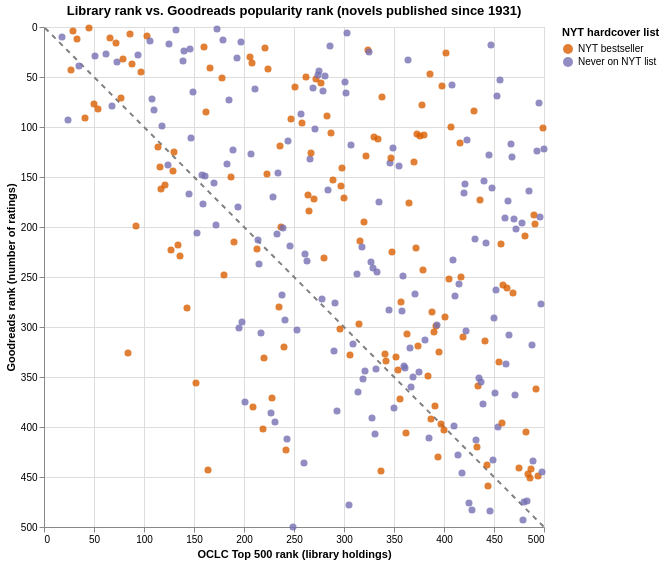

The notebook cell this image was saved under:
### Markdown cell above
### Chart 3: Do libraries and Goodreads readers agree on which novels matter?

Each dot is a novel. The x-axis is its position on OCLC's Top 500 list (1 = held by the most libraries). The y-axis is its rank within the 500 by **number of Goodreads ratings** (1 = most-rated). Both axes count downward from 1, so "more important" is toward the top-left.

- Dots **on the dashed diagonal** are ranked the same by libraries and by Goodreads.
- Dots **above** the line are *more* popular on Goodreads than in libraries.
- Dots **below** the line are *less* popular on Goodreads than their library rank suggests.

Click a group in the legend to highlight it, and hover over a dot to see the novel.

### Code cell
highlight = alt.selection_point(fields=["nyt_status"], bind="legend")

points = (
    alt.Chart(chart_df)
    .mark_circle(size=50)
    .encode(
        x=alt.X("top_500_rank:Q", title="OCLC Top 500 rank (library holdings)", scale=alt.Scale(domain=[0, 500])),
        y=alt.Y("gr_num_ratings_rank:Q", title="Goodreads rank (number of ratings)", scale=alt.Scale(domain=[0, 500], reverse=True)),
        color=status_color,
        opacity=alt.condition(highlight, alt.value(0.8), alt.value(0.1)),
        tooltip=[
            alt.Tooltip("title:N", title="Title"),
            alt.Tooltip("author:N", title="Author"),
            alt.Tooltip("pub_year:Q", title="Published"),
            alt.Tooltip("top_500_rank:Q", title="OCLC rank"),
            alt.Tooltip("gr_num_ratings_rank:Q", title="Goodreads rank"),
            alt.Tooltip("gr_num_ratings:Q", title="Goodreads ratings", format=","),
            alt.Tooltip("nyt_weeks:Q", title="Weeks on NYT list"),
        ],
    )
    .add_params(highlight)
)

# Dashed reference line where the two ranks are equal
diagonal = (
    alt.Chart(pd.DataFrame({"rank": [1, 500]}))
    .mark_line(strokeDash=[5, 5], color="gray")
    .encode(x="rank:Q", y="rank:Q")
)

chart_ranks = (diagonal + points).properties(
    title="Library rank vs. Goodreads popularity rank (novels published since 1931)", width=500, height=500
)

chart_ranks.save("charts/3_library_vs_goodreads_rank.png", scale_factor=2)
chart_ranks

### Figure 1 — Vega-Lite specification as saved in the notebook (floating-point values rounded to 4 significant figures; data arrays with more than 128 entries replaced by an {"elided": "..."} marker saying what was removed)
{"config": {"view": {"continuousWidth": 300, "continuousHeight": 300}}, "layer": [{"data": {"name": "data-cfbc08be17786adb2433290c0566492d"}, "mark": {"type": "line", "color": "gray", "strokeDash": [5, 5]}, "encoding": {"x": {"field": "rank", "type": "quantitative"}, "y": {"field": "rank", "type": "quantitative"}}}, {"data": {"name": "data-2673eaaa2b9bf72bf714c4c68e7b435c"}, "mark": {"type": "circle", "size": 50}, "encoding": {"color": {"field": "nyt_status", "scale": {"domain": ["NYT bestseller", "Never on NYT list"], "range": ["#d95f02", "#7570b3"]}, "title": "NYT hardcover list", "type": "nominal"}, "opacity": {"condition": {"param": "param_a2d54ef5b42c0851", "value": 0.8}, "value": 0.1}, "tooltip": [{"field": "title", "title": "Title", "type": "nominal"}, {"field": "author", "title": "Author", "type": "nominal"}, {"field": "pub_year", "title": "Published", "type": "quantitative"}, {"field": "top_500_rank", "title": "OCLC rank", "type": "quantitative"}, {"field": "gr_num_ratings_rank", "title": "Goodreads rank", "type": "quantitative"}, {"field": "gr_num_ratings", "format": ",", "title": "Goodreads ratings", "type": "quantitative"}, {"field": "nyt_weeks", "title": "Weeks on NYT list", "type": "quantitative"}], "x": {"field": "top_500_rank", "scale": {"domain": [0, 500]}, "title": "OCLC Top 500 rank (library holdings)", "type": "quantitative"}, "y": {"field": "gr_num_ratings_rank", "scale": {"domain": [0, 500], "reverse": true}, "title": "Goodreads rank (number of ratings)", "type": "quantitative"}}, "name": "view_9fae5373caaf217d_1"}], "height": 500, "params": [{"name": "param_a2d54ef5b42c0851", "select": {"type": "point", "fields": ["nyt_status"]}, "bind": "legend", "views": ["view_9fae5373caaf217d_1"]}], "title": "Library rank vs. Goodreads popularity rank (novels published since 1931)", "width": 500, "$schema": "https://vega.github.io/schema/vega-lite/v6.1.0.json", "datasets": {"data-cfbc08be17786adb2433290c0566492d": [{"rank": 1}, {"rank": 500}], "data-2673eaaa2b9bf72bf714c4c68e7b435c": {"elided": "304 records"}}}
